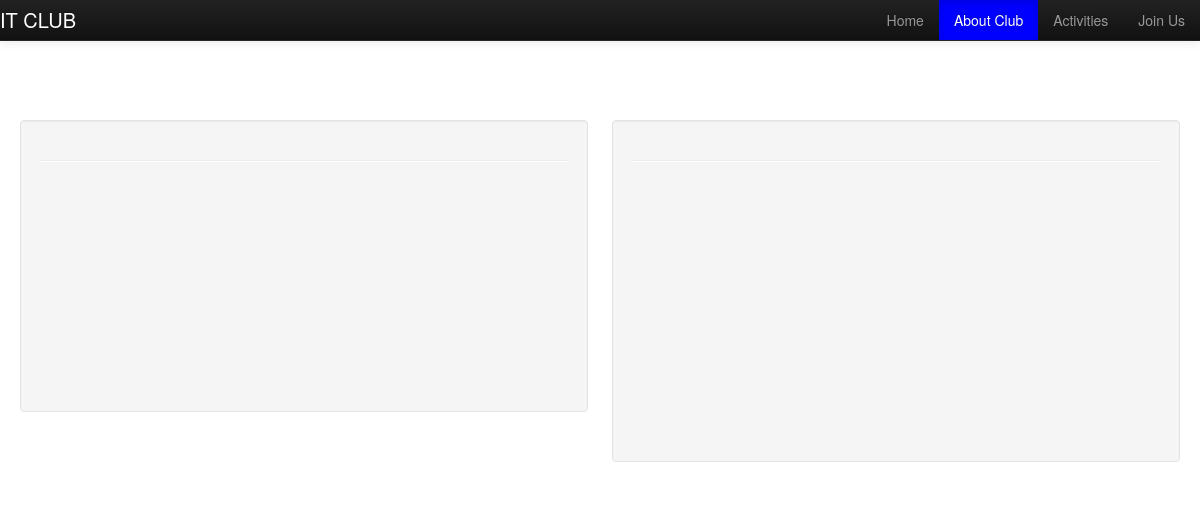
The page /index.php/aboutclub_c on the database as committed earlier.
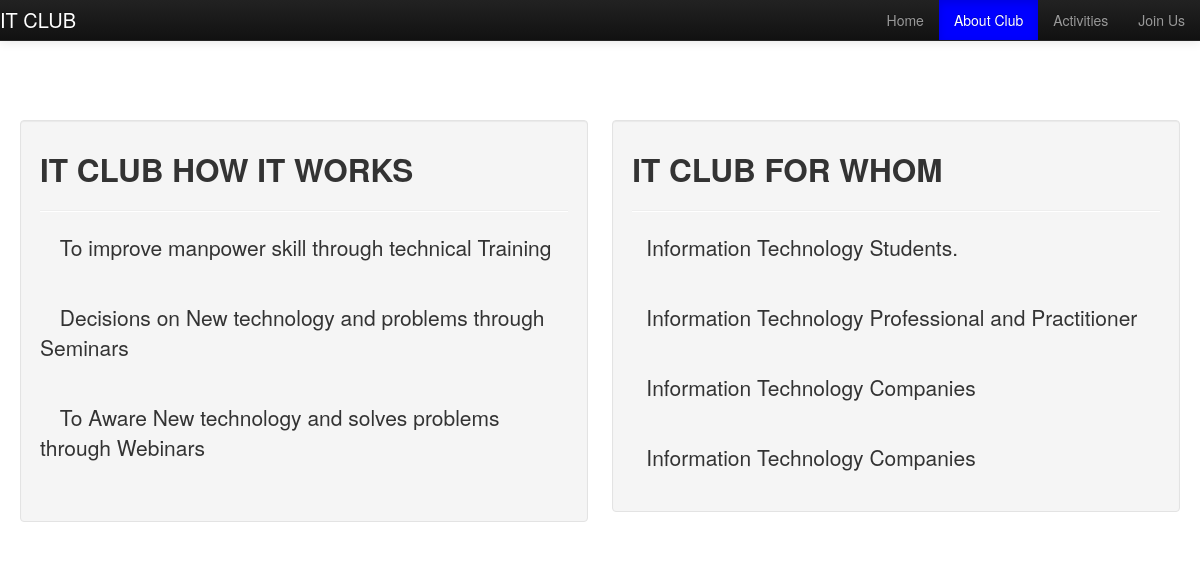
The same page on the database as committed later.
### tables this page shows
CREATE TABLE IF NOT EXISTS `aboutclub_table` (
  `heading` varchar(50) NOT NULL,
  `data1` varchar(100) NOT NULL,
  `data2` varchar(100) NOT NULL,
  `data3` varchar(100) NOT NULL,
  `data4` varchar(100) NOT NULL
);

### application/controllers/aboutclub_c.php (called while the page is built)
<?php
class aboutclub_c extends CI_Controller
{
	public function index()
	{
	   $this->load->model('aboutclub_model');
       $data = $this->aboutclub_model->aboutclub_data();
       $this->load->view("pages/aboutclub_view", $data);
	}
}
?>

### index.php (called while the page is built, shortened)
<?php
require_once BASEPATH.'core/CodeIgniter.php';

### application/models/aboutclub_model.php (called while the page is built)
<?php
class aboutclub_model extends CI_Model
{
	public function aboutclub_data()
	{
		    $heading1 = "IT CLUB HOW IT WORKS";
            $this->db->where('heading', $heading1);
            $result1 = $this->db->get('aboutclub_table');
            $heading2 = "IT CLUB FOR WHOM";
            $this->db->where('heading', $heading2);
            $result2 = $this->db->get('aboutclub_table');
                $data = array(
                      'heading1' => $result1->row(0)->heading,
                      'data11'  => $result1->row(0)->data1,
                      'data12'  => $result1->row(0)->data2,
                      'data13'  => $result1->row(0)->data3,
                      'heading2' => $result2->row(0)->heading,
                      'data21'  => $result2->row(0)->data1,
                      'data22'  => $result2->row(0)->data2,
                      'data23'  => $result2->row(0)->data3,
                      'data24'  => $result2->row(0)->data4
                    );
				return $data;
	}
}
?>

### application/views/pages/aboutclub_view.php (the view, shortened to what this page needs)
<!DOCTYPE html>
<html lang="en">
<head>
  <link href="<?php echo base_url(); ?>css/bootstrap-responsive.css" rel="stylesheet">
  <link href="<?php echo base_url(); ?>css/bootstrap.css" rel="stylesheet">
 </head>
 <body>
    <header class="navbar  navbar-fixed-top navbar-inverse" role="banner">
      <div class="navbar-inner">
        <a class="brand" href="<?php echo base_url(); ?>/index.php/home_c" style="color:white">IT CLUB</a>
        <ul class="nav pull-right">
          <li ><a href="<?php echo base_url(); ?>/index.php/home_c">Home</a></li>
          <li class="active"><a href="<?php echo base_url(); ?>/index.php/aboutclub_c">About Club</a></li>
          <li><a href="<?php echo base_url(); ?>/index.php/activities_c">Activities</a></li>
          <li><a href="joinus_c">Join Us</a></li>
        </ul>
      </div>
  </header>
  <br><br><br>
  <div class="container-fluid">
<br><br><br>
          <div class="row-fluid">
        <div class="span6">
    <div class="well">
          <h2><?php echo $heading1 ?></h2>
      <hr/>
          <p class="lead"><i class="icon-tags"></i><?php echo $data11 ?></p>
      <br/>
           <p class="lead"><i class="icon-tags"></i><?php echo $data12 ?></p>
      <br/>
       <p class="lead"><i class="icon-tags"></i><?php echo $data13; ?></p>
      <br/>
      </div>
        </div>
        <div class="span6">
    <div class="well">
          <h2><?php echo $heading2 ?></h2>
      <hr/>
          <p class="lead"><i class="icon-flag"></i><?php echo $data21 ?></p>
          <br/>
      <p class="lead"><i class="icon-flag"></i><?php echo $data22 ?></p>
      <br/>
      <p class="lead"><i class="icon-flag"></i><?php echo $data23 ?></p>
      <br/>
      <p class="lead"><i class="icon-flag"></i><?php echo $data24 ?></p>
       </div></div>
      </div>
    </div>
  </body>
  </html>

Rows that differ between the two databases and show on the page:
added aboutclub_table: heading "IT CLUB FOR WHOM", data1 "Information Technology Students.", data2 "Information Technology Professional and Practitioner"
Other text that changed with them:
$heading1: (not shown) → "IT CLUB HOW IT WORKS"
$data11: (not shown) → "To improve manpower skill through technical Training"
$data12: (not shown) → "Decisions on New technology and problems through Seminars"
$data13: (not shown) → "To Aware New technology and solves problems through Webinars"
$data23: (not shown) → "Information Technology Companies"
$data24: (not shown) → "Information Technology Companies"
